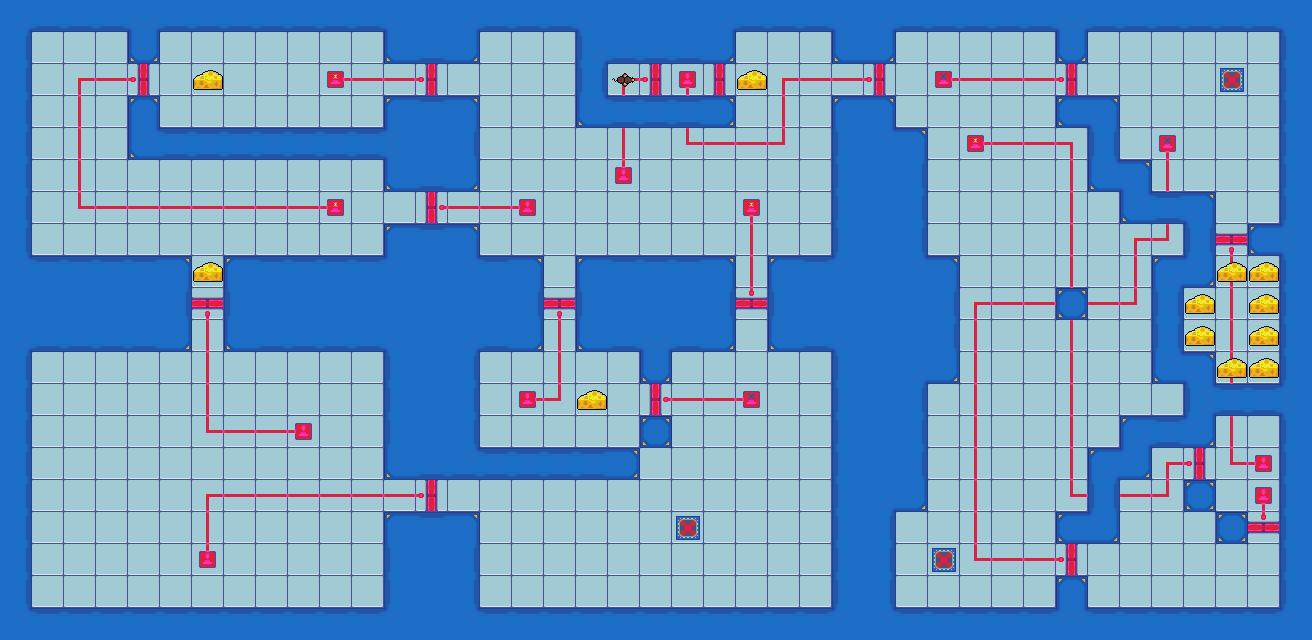

The image is a tile-based game level rendered from a .tmx file. Its description and source (layers, tilesets, objects; grid data summarised) follow:
An orthogonal 41x20 tile map with 32x32 px tiles, 3 tile layers (Floor, Walls, Above) and 32 objects (12x Cheese, 3x Button west, 3x Box, 2x Button north, 2x TimerButton east, ...).

<map version="1.10" tiledversion="1.12.1" orientation="orthogonal" renderorder="right-down" width="41" height="20" tilewidth="32" tileheight="32" infinite="0" nextlayerid="5" nextobjectid="38">
 <tileset firstgid="1" source="SpriteSheet.tsx" />
 <layer id="1" name="Floor" width="41" height="20" locked="1">
  <data>[820 cells, 820 non-empty, 1 distinct tile ids]</data>
 </layer>
 <layer id="2" name="Walls" width="41" height="20" locked="1">
  <data>[820 cells, 476 non-empty, 52 distinct tile ids]</data>
 </layer>
 <layer id="3" name="Above" width="41" height="20" locked="1">
  <data>[820 cells, 16 non-empty, 3 distinct tile ids]</data>
 </layer>
 <objectgroup id="4" name="Object Layer 1" locked="1">
  <object id="1" name="SpawnPoint" type="Spawn" x="64" y="480" width="32" height="32" />
  <object id="2" name="ButtonA1" type="Button west" x="288" y="416" width="32" height="32">
   <properties>
    <property name="doorX" type="int" value="6" />
    <property name="doorY" type="int" value="9" />
   </properties>
  </object>
  <object id="3" name="ButtonA2" type="Button north" x="192" y="544" width="32" height="32">
   <properties>
    <property name="doorX" type="int" value="13" />
    <property name="doorY" type="int" value="15" />
   </properties>
  </object>
  <object id="5" name="ButtonB1" type="TimerButton west" x="320" y="192" width="32" height="32">
   <properties>
    <property name="doorX" type="int" value="4" />
    <property name="doorY" type="int" value="2" />
    <property name="timer" type="int" value="120" />
   </properties>
  </object>
  <object id="6" name="ButtonB2" type="TimerButton east" x="320" y="64" width="32" height="32">
   <properties>
    <property name="doorX" type="int" value="13" />
    <property name="doorY" type="int" value="2" />
    <property name="timer" type="int" value="30" />
   </properties>
  </object>
  <object id="7" name="ButtonC1" type="Button east" x="512" y="384" width="32" height="32">
   <properties>
    <property name="doorX" type="int" value="17" />
    <property name="doorY" type="int" value="9" />
   </properties>
  </object>
  <object id="9" name="ButtonC2" type="BoxButton west" x="736" y="384" width="32" height="32">
   <properties>
    <property name="doorX" type="int" value="20" />
    <property name="doorY" type="int" value="12" />
   </properties>
  </object>
  <object id="10" name="ButtonD1" type="Button west" x="512" y="192" width="32" height="32">
   <properties>
    <property name="doorX" type="int" value="13" />
    <property name="doorY" type="int" value="6" />
   </properties>
  </object>
  <object id="11" name="ButtonD2" type="Button north" x="608" y="160" width="32" height="32">
   <properties>
    <property name="doorX" type="int" value="20" />
    <property name="doorY" type="int" value="2" />
   </properties>
  </object>
  <object id="12" name="ButtonD3" type="Button south" x="672" y="64" width="32" height="32">
   <properties>
    <property name="doorX" type="int" value="27" />
    <property name="doorY" type="int" value="2" />
   </properties>
  </object>
  <object id="13" name="ButtonD4" type="TimerButton south" x="736" y="192" width="32" height="32">
   <properties>
    <property name="doorX" type="int" value="23" />
    <property name="doorY" type="int" value="9" />
    <property name="timer" type="int" value="30" />
   </properties>
  </object>
  <object id="16" name="ButtonD3" type="BoxButton east" x="928" y="64" width="32" height="32">
   <properties>
    <property name="doorX" type="int" value="33" />
    <property name="doorY" type="int" value="2" />
   </properties>
  </object>
  <object id="17" name="ButtonD4" type="BoxButton south" x="1152" y="128" width="32" height="32">
   <properties>
    <property name="doorX" type="int" value="33" />
    <property name="doorY" type="int" value="17" />
   </properties>
  </object>
  <object id="19" name="ButtonD6" type="TimerButton south" x="1248" y="480" width="32" height="32">
   <properties>
    <property name="doorX" type="int" value="39" />
    <property name="doorY" type="int" value="16" />
    <property name="timer" type="int" value="30" />
   </properties>
  </object>
  <object id="20" name="ButtonD7" type="Button west" x="1248" y="448" width="32" height="32">
   <properties>
    <property name="doorX" type="int" value="38" />
    <property name="doorY" type="int" value="7" />
   </properties>
  </object>
  <object id="21" name="Box1" type="Box" x="672" y="512" width="32" height="32" />
  <object id="22" name="Box2" type="Box" x="928" y="544" width="32" height="32" />
  <object id="23" name="Box3" type="Box" x="1216" y="64" width="32" height="32" />
  <object id="24" name="Cheese1" type="Cheese" x="192" y="256" width="32" height="32" />
  <object id="25" name="Cheese2" type="Cheese" x="192" y="64" width="32" height="32" />
  <object id="26" name="Cheese3" type="Cheese" x="576" y="384" width="32" height="32" />
  <object id="27" name="Cheese4" type="Cheese" x="736" y="64" width="32" height="32" />
  <object id="28" name="Cheese5" type="Cheese" x="1216" y="256" width="32" height="32" />
  <object id="29" name="Cheese6" type="Cheese" x="1248" y="256" width="32" height="32" />
  <object id="30" name="Cheese7" type="Cheese" x="1248" y="288" width="32" height="32" />
  <object id="31" name="Cheese8" type="Cheese" x="1248" y="320" width="32" height="32" />
  <object id="32" name="Cheese9" type="Cheese" x="1248" y="352" width="32" height="32" />
  <object id="33" name="Cheese10" type="Cheese" x="1216" y="352" width="32" height="32" />
  <object id="34" name="Cheese11" type="Cheese" x="1184" y="320" width="32" height="32" />
  <object id="35" name="Cheese12" type="Cheese" x="1184" y="288" width="32" height="32" />
  <object id="36" name="ButtonD2" type="TimerButton east" x="960" y="128" width="32" height="32">
   <properties>
    <property name="doorX" type="int" value="37" />
    <property name="doorY" type="int" value="14" />
    <property name="timer" type="int" value="180" />
   </properties>
  </object>
  <object id="37" name="Mouse" type="Mouse" x="608" y="64" width="32" height="32">
   <properties>
    <property name="pathX" type="list">
     <item type="int" value="23" />
    </property>
    <property name="pathY" type="list">
     <item type="int" value="2" />
    </property>
   </properties>
  </object>
 </objectgroup>
</map>
